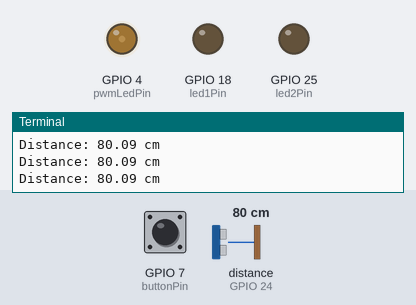
A program run on a simulated Raspberry Pi (BCM pin numbers). On the bench: output pins drawn as LEDs (lit = HIGH), the last lines printed to the terminal. Dashed ring = blinking. The inputs (shaded band) are chosen by the test bench; at power-on: distance to the obstacle (sensor on GPIO 24) 80 cm, GPIO 7 (buttonPin) HIGH. The echo pulse lasts 58.3 µs per cm; the clock reads 2024-03-15 10:24:30 at power-on unless the program sets it; pins used as bus, display or sensor lines are not drawn.

Above: at 1.2 s.
1.3 s: distance to the obstacle (sensor on GPIO 24) set to 11 cm
At 2.4 s:
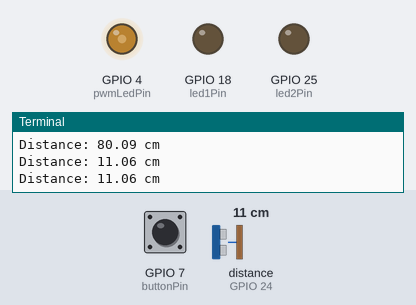
4.3 s: distance to the obstacle (sensor on GPIO 24) set to 8 cm
At 4.9 s:
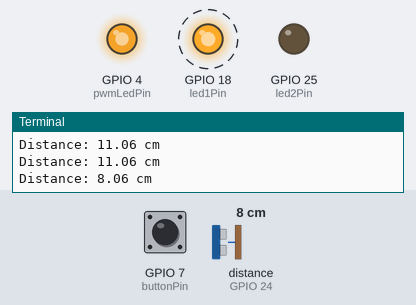
At 5.4 s:
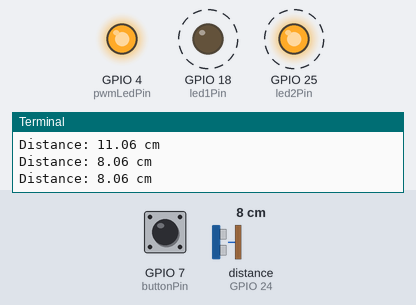
7.3 s: GPIO 7 (buttonPin) pulled LOW for 0.6 s
10.5 s: GPIO 7 (buttonPin) pulled LOW for 1 s
Timing chart, 0 to 14.5 s (numbered marks = the images above; inputs shaded):
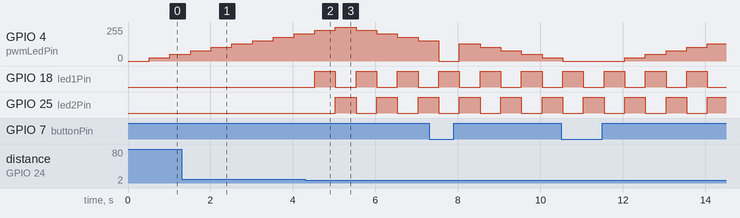

The program:

ultraSonicWithButtonLedIntergration.py
```python
import RPi.GPIO as GPIO
import time

trigerPin =23
echoPin=24
pwmLedPin=4
led1Pin = 18
led2Pin = 25
buttonPin = 7
led1Bool = True
led2Bool = False
dutyRate = 0
pwmIncrease = True

GPIO.setmode(GPIO.BCM)
GPIO.setup(trigerPin, GPIO.OUT)
GPIO.setup(echoPin, GPIO.IN)
GPIO.setup(pwmLedPin, GPIO.OUT)
GPIO.setup(led1Pin, GPIO.OUT)
GPIO.setup(led2Pin, GPIO.OUT)
GPIO.setup(buttonPin, GPIO.IN, pull_up_down=GPIO.PUD_UP)
pwm = GPIO.PWM(pwmLedPin, 100)
pwm.start(0)

GPIO.output(trigerPin, GPIO.LOW)

try:
    while True:
        GPIO.output(trigerPin, GPIO.HIGH)
        time.sleep(0.00001)
        GPIO.output(trigerPin, GPIO.LOW)
        while not GPIO.input(echoPin):
            pulse_start = time.time()
        while GPIO.input(echoPin):
            pulse_end = time.time()
        pulse_duration = pulse_end - pulse_start
        distance = pulse_duration * 17150
        print("Distance: %.2f cm" % distance)
        if distance < 10:
            GPIO.output(led1Pin, led1Bool)
            GPIO.output(led2Pin, led2Bool)
            led1Bool = not led1Bool
            led2Bool = not led2Bool
        else:
            GPIO.output(led1Pin, GPIO.LOW)
            GPIO.output(led2Pin, GPIO.LOW)

        if GPIO.input(buttonPin):
            pwm.ChangeDutyCycle(dutyRate)
            if pwmIncrease:
                dutyRate += 10
                if dutyRate >= 100:
                    pwmIncrease = False
            else:
                dutyRate -= 10
                if dutyRate <= 0:
                    pwmIncrease = True
        else:
            pwm.ChangeDutyCycle(0)

        time.sleep(0.5)
except KeyboardInterrupt:
    GPIO.cleanup()
    print()
    print("done.")
```

Measured:
- the behaviour switches between 10 and 9 cm on distance to the obstacle (sensor on GPIO 24) (found by bisection; images 1 and 2)
- after the input at 4.3 s, GPIO 18 (led1Pin): alternates HIGH for 0.50 s and LOW for 0.50 s, starting after 0.23 s; GPIO 25 (led2Pin): alternates HIGH for 0.50 s and LOW for 0.50 s, starting after 0.73 s
